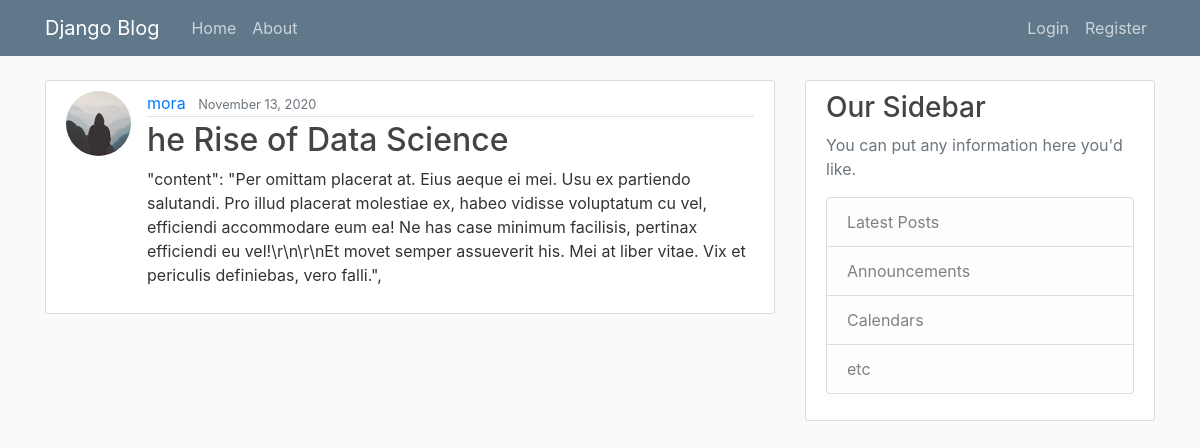
Page /post/23/ on the committed database.
### blog/models.py (models this page shows, shortened)
class Post(models.Model):
    title = models.CharField(max_length=100)
    content = models.TextField()
    date_posted = models.DateTimeField(default=timezone.now)
    author = models.ForeignKey(User, on_delete=models.CASCADE)

### users/models.py (models this page shows, shortened)
class Profile(models.Model):
    user = models.OneToOneField(User, on_delete=models.CASCADE)
    image = models.ImageField(default='default.jpg', upload_to='profile_pics')

### blog/views.py (the view)
# urls.py: path('post/<int:pk>/', PostDetailView.as_view(), name='post-detail'),
class PostDetailView(DetailView):
    model = Post

### blog/templates/blog/post_detail.html (shortened to what this page needs)
{% extends 'blog/base.html' %}
{% block content%}
        <article class="media content-section">
            <img class="rounded-circle article-img" src="{{object.author.profile.image.url}}">
          <div class="media-body">
            <div class="article-metadata">
              <a class="mr-2" href="{% url 'user-posts' object.author.username %}">{{ object.author }}</a>
              <small class="text-muted">{{ object.date_posted|date:'F d, Y' }}</small>
            </div>
            <h2 class="article-title">{{ object.title }}</h2>
            <p class="article-content">{{ object.content }}</p>
          </div>
        </article>
{% endblock content%}

### blog/static/blog/main.css (style rules this page uses)
body { background: #fafafa; color: #333333; margin-top: 5rem; }
h1, h2, h3, h4, h5, h6 { color: #444444; }
.content-section { background: #ffffff; padding: 10px 20px; border: 1px solid #dddddd; border-radius: 3px; margin-bottom: 20px; }
.article-title { color: #444444; }
.article-content { white-space: pre-line; }
.article-img { height: 65px; width: 65px; margin-right: 16px; }
.article-metadata { padding-bottom: 1px; margin-bottom: 4px; border-bottom: 1px solid #e3e3e3 }

### rows in the picture
Post: author.profile.image (placeholder picture), author "mora", date_posted "November 13, 2020", title "he Rise of Data Science", content "\"content\": \"Per omittam placerat at. Eius aeque ei mei. Usu ex partiendo salutandi. Pro illud placerat molestiae ex, habeo vidisse voluptatum cu vel, efficiendi accommodare eum ea! Ne has case minimum facilisis, pertinax efficiendi eu vel!\\r\\n\\r\\nEt movet semper assueverit his. Mei at liber vitae. Vix et periculis definiebas, vero falli.\","
